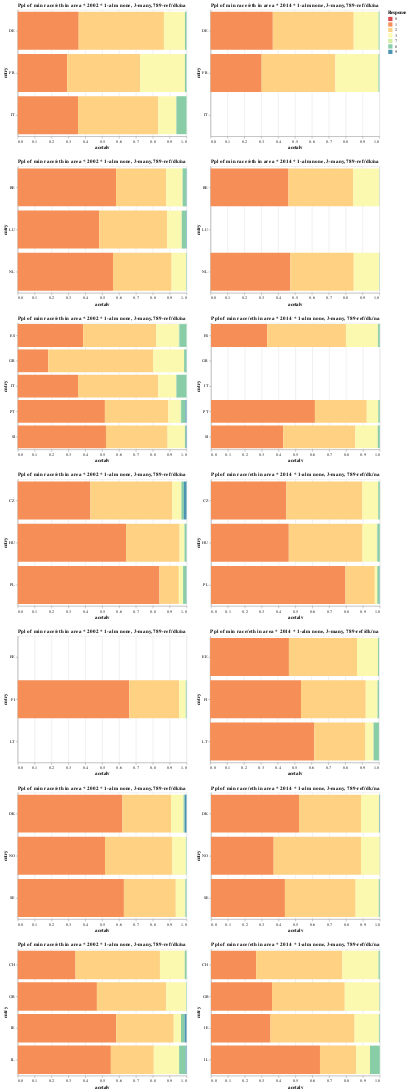

Source (notebook cell):
### Code cell
utils.multigroup_plot(imm, ALL, 'acetalv')

### Figure 1 — Vega-Lite specification as saved in the notebook (floating-point values rounded to 4 significant figures)
{"$schema": "https://vega.github.io/schema/vega-lite/v2.6.0.json", "config": {"view": {"height": 300, "width": 400}}, "datasets": {"data-0d49b1d1904c687427b13e95d0a918b8": [{"acetalv": 0.4666, "cntry": "EE", "essrnd": 7, "response": 1}, {"acetalv": 0.4034, "cntry": "EE", "essrnd": 7, "response": 2}, {"acetalv": 0.1243, "cntry": "EE", "essrnd": 7, "response": 3}, {"acetalv": 0.005772, "cntry": "EE", "essrnd": 7, "response": 8}, {"acetalv": 0.5381, "cntry": "FI", "essrnd": 7, "response": 1}, {"acetalv": 0.3836, "cntry": "FI", "essrnd": 7, "response": 2}, {"acetalv": 0.06933, "cntry": "FI", "essrnd": 7, "response": 3}, {"acetalv": 0.000854, "cntry": "FI", "essrnd": 7, "response": 7}, {"acetalv": 0.008065, "cntry": "FI", "essrnd": 7, "response": 8}, {"acetalv": 0.6169, "cntry": "LT", "essrnd": 7, "response": 1}, {"acetalv": 0.3036, "cntry": "LT", "essrnd": 7, "response": 2}, {"acetalv": 0.04748, "cntry": "LT", "essrnd": 7, "response": 3}, {"acetalv": 0.03204, "cntry": "LT", "essrnd": 7, "response": 8}], "data-2af189c47f0b6ea638032600a6283708": [{"acetalv": 0.8394, "cntry": "PL", "essrnd": 1, "response": 1}, {"acetalv": 0.115, "cntry": "PL", "essrnd": 1, "response": 2}, {"acetalv": 0.02529, "cntry": "PL", "essrnd": 1, "response": 3}, {"acetalv": 0.01925, "cntry": "PL", "essrnd": 1, "response": 8}, {"acetalv": 0.001061, "cntry": "PL", "essrnd": 1, "response": 9}, {"acetalv": 0.6422, "cntry": "HU", "essrnd": 1, "response": 1}, {"acetalv": 0.3169, "cntry": "HU", "essrnd": 1, "response": 2}, {"acetalv": 0.02906, "cntry": "HU", "essrnd": 1, "response": 3}, {"acetalv": 0.01133, "cntry": "HU", "essrnd": 1, "response": 8}, {"acetalv": 0.0005237, "cntry": "HU", "essrnd": 1, "response": 9}, {"acetalv": 0.4308, "cntry": "CZ", "essrnd": 1, "response": 1}, {"acetalv": 0.485, "cntry": "CZ", "essrnd": 1, "response": 2}, {"acetalv": 0.05414, "cntry": "CZ", "essrnd": 1, "response": 3}, {"acetalv": 0.01443, "cntry": "CZ", "essrnd": 1, "response": 8}, {"acetalv": 0.01563, "cntry": "CZ", "essrnd": 1, "response": 9}], "data-46a07f5dd2275453066b206e5fc11812": [{"acetalv": 0.2674, "cntry": "CH", "essrnd": 7, "response": 1}, {"acetalv": 0.5103, "cntry": "CH", "essrnd": 7, "response": 2}, {"acetalv": 0.2145, "cntry": "CH", "essrnd": 7, "response": 3}, {"acetalv": 0.007702, "cntry": "CH", "essrnd": 7, "response": 8}, {"acetalv": 0.3613, "cntry": "GB", "essrnd": 7, "response": 1}, {"acetalv": 0.431, "cntry": "GB", "essrnd": 7, "response": 2}, {"acetalv": 0.2049, "cntry": "GB", "essrnd": 7, "response": 3}, {"acetalv": 0.002816, "cntry": "GB", "essrnd": 7, "response": 8}, {"acetalv": 0.3527, "cntry": "IE", "essrnd": 7, "response": 1}, {"acetalv": 0.498, "cntry": "IE", "essrnd": 7, "response": 2}, {"acetalv": 0.1432, "cntry": "IE", "essrnd": 7, "response": 3}, {"acetalv": 0.002022, "cntry": "IE", "essrnd": 7, "response": 7}, {"acetalv": 0.00418, "cntry": "IE", "essrnd": 7, "response": 8}, {"acetalv": 0.6456, "cntry": "IL", "essrnd": 7, "response": 1}, {"acetalv": 0.2148, "cntry": "IL", "essrnd": 7, "response": 2}, {"acetalv": 0.08168, "cntry": "IL", "essrnd": 7, "response": 3}, {"acetalv": 0.05797, "cntry": "IL", "essrnd": 7, "response": 8}], "data-56a1b99caf4707785e9ee973229f6c83": [{"acetalv": 0.3877, "cntry": "ES", "essrnd": 1, "response": 1}, {"acetalv": 0.4329, "cntry": "ES", "essrnd": 1, "response": 2}, {"acetalv": 0.1328, "cntry": "ES", "essrnd": 1, "response": 3}, {"acetalv": 0.00399, "cntry": "ES", "essrnd": 1, "response": 7}, {"acetalv": 0.04256, "cntry": "ES", "essrnd": 1, "response": 8}, {"acetalv": 0.5164, "cntry": "PT", "essrnd": 1, "response": 1}, {"acetalv": 0.3763, "cntry": "PT", "essrnd": 1, "response": 2}, {"acetalv": 0.07129, "cntry": "PT", "essrnd": 1, "response": 3}, {"acetalv": 0.00421, "cntry": "PT", "essrnd": 1, "response": 7}, {"acetalv": 0.02548, "cntry": "PT", "essrnd": 1, "response": 8}, {"acetalv": 0.006297, "cntry": "PT", "essrnd": 1, "response": 9}, {"acetalv": 0.1805, "cntry": "GR", "essrnd": 1, "response": 1}, {"acetalv": 0.6216, "cntry": "GR", "essrnd": 1, "response": 2}, {"acetalv": 0.1834, "cntry": "GR", "essrnd": 1, "response": 3}, {"acetalv": 0.01333, "cntry": "GR", "essrnd": 1, "response": 8}, {"acetalv": 0.001064, "cntry": "GR", "essrnd": 1, "response": 9}, {"acetalv": 0.3579, "cntry": "IT", "essrnd": 1, "response": 1}, {"acetalv": 0.4748, "cntry": "IT", "essrnd": 1, "response": 2}, {"acetalv": 0.1072, "cntry": "IT", "essrnd": 1, "response": 3}, {"acetalv": 0.06013, "cntry": "IT", "essrnd": 1, "response": 8}, {"acetalv": 0.5228, "cntry": "SI", "essrnd": 1, "response": 1}, {"acetalv": 0.3649, "cntry": "SI", "essrnd": 1, "response": 2}, {"acetalv": 0.1027, "cntry": "SI", "essrnd": 1, "response": 3}, {"acetalv": 0.00613, "cntry": "SI", "essrnd": 1, "response": 8}, {"acetalv": 0.003449, "cntry": "SI", "essrnd": 1, "response": 9}], "data-7be2e19618395ff5146fdcccbf7d3690": [{"acetalv": 0, "cntry": "EE", "essrnd": 1, "response": 0}, {"acetalv": 0.6607, "cntry": "FI", "essrnd": 1, "response": 1}, {"acetalv": 0.2963, "cntry": "FI", "essrnd": 1, "response": 2}, {"acetalv": 0.03861, "cntry": "FI", "essrnd": 1, "response": 3}, {"acetalv": 0.003928, "cntry": "FI", "essrnd": 1, "response": 8}, {"acetalv": 0.0004998, "cntry": "FI", "essrnd": 1, "response": 9}, {"acetalv": 0, "cntry": "LT", "essrnd": 1, "response": 0}], "data-7c104800588fbdf8a24b24baa5072df9": [{"acetalv": 0.5215, "cntry": "DK", "essrnd": 7, "response": 1}, {"acetalv": 0.3673, "cntry": "DK", "essrnd": 7, "response": 2}, {"acetalv": 0.1063, "cntry": "DK", "essrnd": 7, "response": 3}, {"acetalv": 0.002886, "cntry": "DK", "essrnd": 7, "response": 8}, {"acetalv": 0.00196, "cntry": "DK", "essrnd": 7, "response": 9}, {"acetalv": 0.3713, "cntry": "NO", "essrnd": 7, "response": 1}, {"acetalv": 0.5174, "cntry": "NO", "essrnd": 7, "response": 2}, {"acetalv": 0.1103, "cntry": "NO", "essrnd": 7, "response": 3}, {"acetalv": 0.0009985, "cntry": "NO", "essrnd": 7, "response": 8}, {"acetalv": 0.4379, "cntry": "SE", "essrnd": 7, "response": 1}, {"acetalv": 0.4187, "cntry": "SE", "essrnd": 7, "response": 2}, {"acetalv": 0.137, "cntry": "SE", "essrnd": 7, "response": 3}, {"acetalv": 6.589e-05, "cntry": "SE", "essrnd": 7, "response": 7}, {"acetalv": 0.006264, "cntry": "SE", "essrnd": 7, "response": 8}], "data-9541c8a06b854463b850590b1d110cb1": [{"acetalv": 0.3612, "cntry": "DE", "essrnd": 1, "response": 1}, {"acetalv": 0.505, "cntry": "DE", "essrnd": 1, "response": 2}, {"acetalv": 0.1244, "cntry": "DE", "essrnd": 1, "response": 3}, {"acetalv": 0.0002506, "cntry": "DE", "essrnd": 1, "response": 7}, {"acetalv": 0.009242, "cntry": "DE", "essrnd": 1, "response": 8}, {"acetalv": 0.2931, "cntry": "FR", "essrnd": 1, "response": 1}, {"acetalv": 0.4322, "cntry": "FR", "essrnd": 1, "response": 2}, {"acetalv": 0.2651, "cntry": "FR", "essrnd": 1, "response": 3}, {"acetalv": 0.009582, "cntry": "FR", "essrnd": 1, "response": 8}, {"acetalv": 0.3579, "cntry": "IT", "essrnd": 1, "response": 1}, {"acetalv": 0.4748, "cntry": "IT", "essrnd": 1, "response": 2}, {"acetalv": 0.1072, "cntry": "IT", "essrnd": 1, "response": 3}, {"acetalv": 0.06013, "cntry": "IT", "essrnd": 1, "response": 8}], "data-9b96ff9acb869773c5a57f21e3eba5db": [{"acetalv": 0.4615, "cntry": "BE", "essrnd": 7, "response": 1}, {"acetalv": 0.3837, "cntry": "BE", "essrnd": 7, "response": 2}, {"acetalv": 0.1536, "cntry": "BE", "essrnd": 7, "response": 3}, {"acetalv": 0.001194, "cntry": "BE", "essrnd": 7, "response": 8}, {"acetalv": 0.4727, "cntry": "NL", "essrnd": 7, "response": 1}, {"acetalv": 0.3756, "cntry": "NL", "essrnd": 7, "response": 2}, {"acetalv": 0.1497, "cntry": "NL", "essrnd": 7, "response": 3}, {"acetalv": 0.002032, "cntry": "NL", "essrnd": 7, "response": 8}, {"acetalv": 0, "cntry": "LU", "essrnd": 7, "response": 0}], "data-b03084eaeb16cc02557b97add6252f9e": [{"acetalv": 0.7967, "cntry": "PL", "essrnd": 7, "response": 1}, {"acetalv": 0.1738, "cntry": "PL", "essrnd": 7, "response": 2}, {"acetalv": 0.01498, "cntry": "PL", "essrnd": 7, "response": 3}, {"acetalv": 0.01331, "cntry": "PL", "essrnd": 7, "response": 8}, {"acetalv": 0.001264, "cntry": "PL", "essrnd": 7, "response": 9}, {"acetalv": 0.4608, "cntry": "HU", "essrnd": 7, "response": 1}, {"acetalv": 0.4367, "cntry": "HU", "essrnd": 7, "response": 2}, {"acetalv": 0.08537, "cntry": "HU", "essrnd": 7, "response": 3}, {"acetalv": 0.002555, "cntry": "HU", "essrnd": 7, "response": 7}, {"acetalv": 0.0146, "cntry": "HU", "essrnd": 7, "response": 8}, {"acetalv": 0.4457, "cntry": "CZ", "essrnd": 7, "response": 1}, {"acetalv": 0.4509, "cntry": "CZ", "essrnd": 7, "response": 2}, {"acetalv": 0.09397, "cntry": "CZ", "essrnd": 7, "response": 3}, {"acetalv": 0.009476, "cntry": "CZ", "essrnd": 7, "response": 8}], "data-b8b5ef9e7ee868237b2c549ba83dff1a": [{"acetalv": 0.3686, "cntry": "DE", "essrnd": 7, "response": 1}, {"acetalv": 0.4793, "cntry": "DE", "essrnd": 7, "response": 2}, {"acetalv": 0.1465, "cntry": "DE", "essrnd": 7, "response": 3}, {"acetalv": 0.001478, "cntry": "DE", "essrnd": 7, "response": 7}, {"acetalv": 0.004151, "cntry": "DE", "essrnd": 7, "response": 8}, {"acetalv": 0.3023, "cntry": "FR", "essrnd": 7, "response": 1}, {"acetalv": 0.4371, "cntry": "FR", "essrnd": 7, "response": 2}, {"acetalv": 0.2545, "cntry": "FR", "essrnd": 7, "response": 3}, {"acetalv": 0.0005769, "cntry": "FR", "essrnd": 7, "response": 7}, {"acetalv": 0.005579, "cntry": "FR", "essrnd": 7, "response": 8}, {"acetalv": 0, "cntry": "IT", "essrnd": 7, "response": 0}], "data-bd077128abb2c0f25b410a1813acd638": [{"acetalv": 0.6202, "cntry": "DK", "essrnd": 1, "response": 1}, {"acetalv": 0.2884, "cntry": "DK", "essrnd": 1, "response": 2}, {"acetalv": 0.07381, "cntry": "DK", "essrnd": 1, "response": 3}, {"acetalv": 0.006521, "cntry": "DK", "essrnd": 1, "response": 8}, {"acetalv": 0.01107, "cntry": "DK", "essrnd": 1, "response": 9}, {"acetalv": 0.5171, "cntry": "NO", "essrnd": 1, "response": 1}, {"acetalv": 0.3993, "cntry": "NO", "essrnd": 1, "response": 2}, {"acetalv": 0.07909, "cntry": "NO", "essrnd": 1, "response": 3}, {"acetalv": 0.001703, "cntry": "NO", "essrnd": 1, "response": 7}, {"acetalv": 0.002802, "cntry": "NO", "essrnd": 1, "response": 8}, {"acetalv": 0.629, "cntry": "SE", "essrnd": 1, "response": 1}, {"acetalv": 0.3075, "cntry": "SE", "essrnd": 1, "response": 2}, {"acetalv": 0.05419, "cntry": "SE", "essrnd": 1, "response": 3}, {"acetalv": 0.002456, "cntry": "SE", "essrnd": 1, "response": 7}, {"acetalv": 0.006392, "cntry": "SE", "essrnd": 1, "response": 8}, {"acetalv": 0.0004953, "cntry": "SE", "essrnd": 1, "response": 9}], "data-cafadc0a8946b88d31a45c38d1a401e4": [{"acetalv": 0.5826, "cntry": "BE", "essrnd": 1, "response": 1}, {"acetalv": 0.2968, "cntry": "BE", "essrnd": 1, "response": 2}, {"acetalv": 0.09759, "cntry": "BE", "essrnd": 1, "response": 3}, {"acetalv": 0.02102, "cntry": "BE", "essrnd": 1, "response": 8}, {"acetalv": 0.001962, "cntry": "BE", "essrnd": 1, "response": 9}, {"acetalv": 0.5645, "cntry": "NL", "essrnd": 1, "response": 1}, {"acetalv": 0.347, "cntry": "NL", "essrnd": 1, "response": 2}, {"acetalv": 0.08515, "cntry": "NL", "essrnd": 1, "response": 3}, {"acetalv": 0.003287, "cntry": "NL", "essrnd": 1, "response": 8}, {"acetalv": 0.4827, "cntry": "LU", "essrnd": 1, "response": 1}, {"acetalv": 0.4026, "cntry": "LU", "essrnd": 1, "response": 2}, {"acetalv": 0.08643, "cntry": "LU", "essrnd": 1, "response": 3}, {"acetalv": 0.02533, "cntry": "LU", "essrnd": 1, "response": 8}, {"acetalv": 0.002945, "cntry": "LU", "essrnd": 1, "response": 9}], "data-d33e91ad579b770ab9115b2c73655055": [{"acetalv": 0.3332, "cntry": "ES", "essrnd": 7, "response": 1}, {"acetalv": 0.4662, "cntry": "ES", "essrnd": 7, "response": 2}, {"acetalv": 0.1883, "cntry": "ES", "essrnd": 7, "response": 3}, {"acetalv": 0.002146, "cntry": "ES", "essrnd": 7, "response": 7}, {"acetalv": 0.01015, "cntry": "ES", "essrnd": 7, "response": 8}, {"acetalv": 0.6156, "cntry": "PT", "essrnd": 7, "response": 1}, {"acetalv": 0.3075, "cntry": "PT", "essrnd": 7, "response": 2}, {"acetalv": 0.06801, "cntry": "PT", "essrnd": 7, "response": 3}, {"acetalv": 0.008906, "cntry": "PT", "essrnd": 7, "response": 8}, {"acetalv": 0, "cntry": "GR", "essrnd": 7, "response": 0}, {"acetalv": 0, "cntry": "IT", "essrnd": 7, "response": 0}, {"acetalv": 0.4284, "cntry": "SI", "essrnd": 7, "response": 1}, {"acetalv": 0.4264, "cntry": "SI", "essrnd": 7, "response": 2}, {"acetalv": 0.1331, "cntry": "SI", "essrnd": 7, "response": 3}, {"acetalv": 0.0115, "cntry": "SI", "essrnd": 7, "response": 8}, {"acetalv": 0.0006068, "cntry": "SI", "essrnd": 7, "response": 9}], "data-d57b6901f1ea7e618d7e80796aaef561": [{"acetalv": 0.3425, "cntry": "CH", "essrnd": 1, "response": 1}, {"acetalv": 0.5, "cntry": "CH", "essrnd": 1, "response": 2}, {"acetalv": 0.1472, "cntry": "CH", "essrnd": 1, "response": 3}, {"acetalv": 0.01027, "cntry": "CH", "essrnd": 1, "response": 8}, {"acetalv": 0.4691, "cntry": "GB", "essrnd": 1, "response": 1}, {"acetalv": 0.4104, "cntry": "GB", "essrnd": 1, "response": 2}, {"acetalv": 0.1174, "cntry": "GB", "essrnd": 1, "response": 3}, {"acetalv": 0.0005559, "cntry": "GB", "essrnd": 1, "response": 7}, {"acetalv": 0.002622, "cntry": "GB", "essrnd": 1, "response": 8}, {"acetalv": 0.5839, "cntry": "IE", "essrnd": 1, "response": 1}, {"acetalv": 0.3403, "cntry": "IE", "essrnd": 1, "response": 2}, {"acetalv": 0.04315, "cntry": "IE", "essrnd": 1, "response": 3}, {"acetalv": 0.0212, "cntry": "IE", "essrnd": 1, "response": 8}, {"acetalv": 0.01148, "cntry": "IE", "essrnd": 1, "response": 9}, {"acetalv": 0.5518, "cntry": "IL", "essrnd": 1, "response": 1}, {"acetalv": 0.254, "cntry": "IL", "essrnd": 1, "response": 2}, {"acetalv": 0.1504, "cntry": "IL", "essrnd": 1, "response": 3}, {"acetalv": 0.03899, "cntry": "IL", "essrnd": 1, "response": 8}, {"acetalv": 0.004773, "cntry": "IL", "essrnd": 1, "response": 9}]}, "vconcat": [{"hconcat": [{"data": {"name": "data-9541c8a06b854463b850590b1d110cb1"}, "encoding": {"color": {"field": "response", "legend": {"title": "Response"}, "scale": {"scheme": "spectral"}, "type": "ordinal"}, "order": {"field": "response", "sort": "ascending", "type": "quantitative"}, "x": {"field": "acetalv", "scale": {"domain": [0, 1]}, "type": "quantitative"}, "y": {"field": "cntry", "type": "nominal"}}, "mark": "bar", "title": "Ppl of min race/eth in area * 2002 * 1-alm none, 3-many, 789-ref/dk/na"}, {"data": {"name": "data-b8b5ef9e7ee868237b2c549ba83dff1a"}, "encoding": {"color": {"field": "response", "legend": {"title": "Response"}, "scale": {"scheme": "spectral"}, "type": "ordinal"}, "order": {"field": "response", "sort": "ascending", "type": "quantitative"}, "x": {"field": "acetalv", "scale": {"domain": [0, 1]}, "type": "quantitative"}, "y": {"field": "cntry", "type": "nominal"}}, "mark": "bar", "title": "Ppl of min race/eth in area * 2014 * 1-alm none, 3-many, 789-ref/dk/na"}]}, {"hconcat": [{"data": {"name": "data-cafadc0a8946b88d31a45c38d1a401e4"}, "encoding": {"color": {"field": "response", "legend": {"title": "Response"}, "scale": {"scheme": "spectral"}, "type": "ordinal"}, "order": {"field": "response", "sort": "ascending", "type": "quantitative"}, "x": {"field": "acetalv", "scale": {"domain": [0, 1]}, "type": "quantitative"}, "y": {"field": "cntry", "type": "nominal"}}, "mark": "bar", "title": "Ppl of min race/eth in area * 2002 * 1-alm none, 3-many, 789-ref/dk/na"}, {"data": {"name": "data-9b96ff9acb869773c5a57f21e3eba5db"}, "encoding": {"color": {"field": "response", "legend": {"title": "Response"}, "scale": {"scheme": "spectral"}, "type": "ordinal"}, "order": {"field": "response", "sort": "ascending", "type": "quantitative"}, "x": {"field": "acetalv", "scale": {"domain": [0, 1]}, "type": "quantitative"}, "y": {"field": "cntry", "type": "nominal"}}, "mark": "bar", "title": "Ppl of min race/eth in area * 2014 * 1-alm none, 3-many, 789-ref/dk/na"}]}, {"hconcat": [{"data": {"name": "data-56a1b99caf4707785e9ee973229f6c83"}, "encoding": {"color": {"field": "response", "legend": {"title": "Response"}, "scale": {"scheme": "spectral"}, "type": "ordinal"}, "order": {"field": "response", "sort": "ascending", "type": "quantitative"}, "x": {"field": "acetalv", "scale": {"domain": [0, 1]}, "type": "quantitative"}, "y": {"field": "cntry", "type": "nominal"}}, "mark": "bar", "title": "Ppl of min race/eth in area * 2002 * 1-alm none, 3-many, 789-ref/dk/na"}, {"data": {"name": "data-d33e91ad579b770ab9115b2c73655055"}, "encoding": {"color": {"field": "response", "legend": {"title": "Response"}, "scale": {"scheme": "spectral"}, "type": "ordinal"}, "order": {"field": "response", "sort": "ascending", "type": "quantitative"}, "x": {"field": "acetalv", "scale": {"domain": [0, 1]}, "type": "quantitative"}, "y": {"field": "cntry", "type": "nominal"}}, "mark": "bar", "title": "Ppl of min race/eth in area * 2014 * 1-alm none, 3-many, 789-ref/dk/na"}]}, {"hconcat": [{"data": {"name": "data-2af189c47f0b6ea638032600a6283708"}, "encoding": {"color": {"field": "response", "legend": {"title": "Response"}, "scale": {"scheme": "spectral"}, "type": "ordinal"}, "order": {"field": "response", "sort": "ascending", "type": "quantitative"}, "x": {"field": "acetalv", "scale": {"domain": [0, 1]}, "type": "quantitative"}, "y": {"field": "cntry", "type": "nominal"}}, "mark": "bar", "title": "Ppl of min race/eth in area * 2002 * 1-alm none, 3-many, 789-ref/dk/na"}, {"data": {"name": "data-b03084eaeb16cc02557b97add6252f9e"}, "encoding": {"color": {"field": "response", "legend": {"title": "Response"}, "scale": {"scheme": "spectral"}, "type": "ordinal"}, "order": {"field": "response", "sort": "ascending", "type": "quantitative"}, "x": {"field": "acetalv", "scale": {"domain": [0, 1]}, "type": "quantitative"}, "y": {"field": "cntry", "type": "nominal"}}, "mark": "bar", "title": "Ppl of min race/eth in area * 2014 * 1-alm none, 3-many, 789-ref/dk/na"}]}, {"hconcat": [{"data": {"name": "data-7be2e19618395ff5146fdcccbf7d3690"}, "encoding": {"color": {"field": "response", "legend": {"title": "Response"}, "scale": {"scheme": "spectral"}, "type": "ordinal"}, "order": {"field": "response", "sort": "ascending", "type": "quantitative"}, "x": {"field": "acetalv", "scale": {"domain": [0, 1]}, "type": "quantitative"}, "y": {"field": "cntry", "type": "nominal"}}, "mark": "bar", "title": "Ppl of min race/eth in area * 2002 * 1-alm none, 3-many, 789-ref/dk/na"}, {"data": {"name": "data-0d49b1d1904c687427b13e95d0a918b8"}, "encoding": {"color": {"field": "response", "legend": {"title": "Response"}, "scale": {"scheme": "spectral"}, "type": "ordinal"}, "order": {"field": "response", "sort": "ascending", "type": "quantitative"}, "x": {"field": "acetalv", "scale": {"domain": [0, 1]}, "type": "quantitative"}, "y": {"field": "cntry", "type": "nominal"}}, "mark": "bar", "title": "Ppl of min race/eth in area * 2014 * 1-alm none, 3-many, 789-ref/dk/na"}]}, {"hconcat": [{"data": {"name": "data-bd077128abb2c0f25b410a1813acd638"}, "encoding": {"color": {"field": "response", "legend": {"title": "Response"}, "scale": {"scheme": "spectral"}, "type": "ordinal"}, "order": {"field": "response", "sort": "ascending", "type": "quantitative"}, "x": {"field": "acetalv", "scale": {"domain": [0, 1]}, "type": "quantitative"}, "y": {"field": "cntry", "type": "nominal"}}, "mark": "bar", "title": "Ppl of min race/eth in area * 2002 * 1-alm none, 3-many, 789-ref/dk/na"}, {"data": {"name": "data-7c104800588fbdf8a24b24baa5072df9"}, "encoding": {"color": {"field": "response", "legend": {"title": "Response"}, "scale": {"scheme": "spectral"}, "type": "ordinal"}, "order": {"field": "response", "sort": "ascending", "type": "quantitative"}, "x": {"field": "acetalv", "scale": {"domain": [0, 1]}, "type": "quantitative"}, "y": {"field": "cntry", "type": "nominal"}}, "mark": "bar", "title": "Ppl of min race/eth in area * 2014 * 1-alm none, 3-many, 789-ref/dk/na"}]}, {"hconcat": [{"data": {"name": "data-d57b6901f1ea7e618d7e80796aaef561"}, "encoding": {"color": {"field": "response", "legend": {"title": "Response"}, "scale": {"scheme": "spectral"}, "type": "ordinal"}, "order": {"field": "response", "sort": "ascending", "type": "quantitative"}, "x": {"field": "acetalv", "scale": {"domain": [0, 1]}, "type": "quantitative"}, "y": {"field": "cntry", "type": "nominal"}}, "mark": "bar", "title": "Ppl of min race/eth in area * 2002 * 1-alm none, 3-many, 789-ref/dk/na"}, {"data": {"name": "data-46a07f5dd2275453066b206e5fc11812"}, "encoding": {"color": {"field": "response", "legend": {"title": "Response"}, "scale": {"scheme": "spectral"}, "type": "ordinal"}, "order": {"field": "response", "sort": "ascending", "type": "quantitative"}, "x": {"field": "acetalv", "scale": {"domain": [0, 1]}, "type": "quantitative"}, "y": {"field": "cntry", "type": "nominal"}}, "mark": "bar", "title": "Ppl of min race/eth in area * 2014 * 1-alm none, 3-many, 789-ref/dk/na"}]}]}
